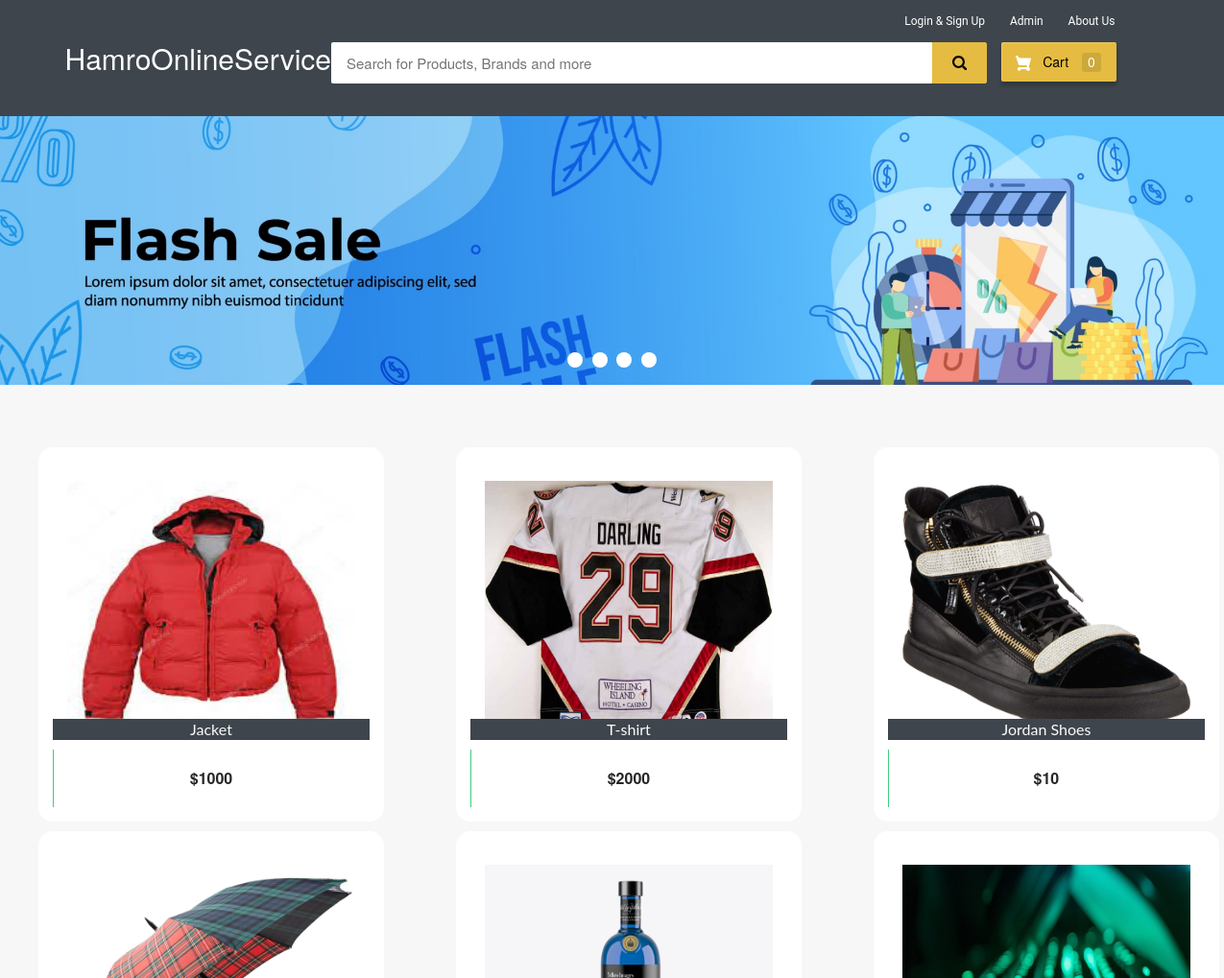
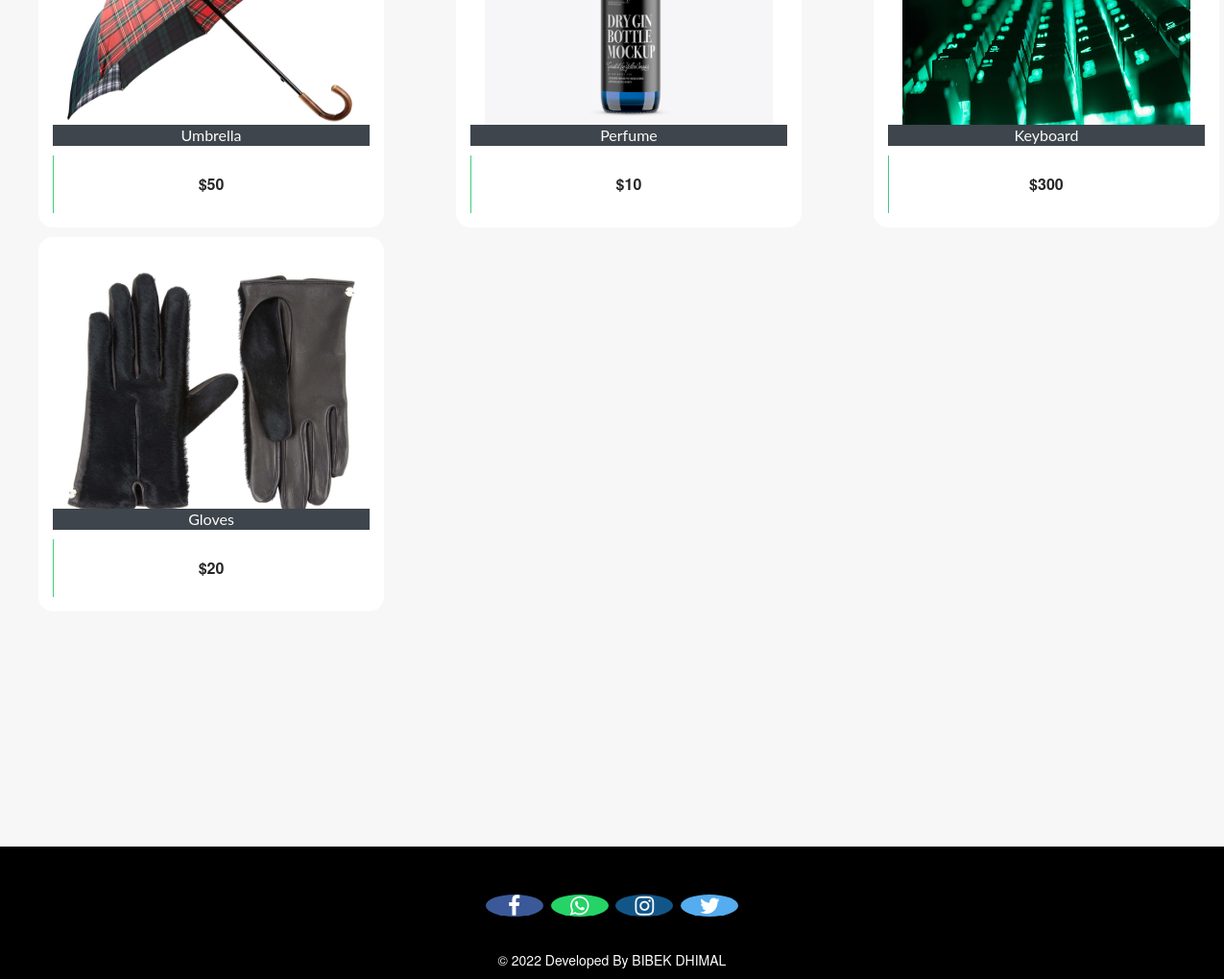
The page / on the database its author committed (2 pictures, top to bottom).
### ecom/models.py (models this page shows, shortened)
class Product(models.Model):
    name=models.CharField(max_length=40)
    product_image= models.ImageField(upload_to='product_image/',null=True,blank=True)
    price = models.PositiveIntegerField()
    description=models.CharField(max_length=40)

### ecom/views.py (the view)
# urls.py: path('',views.home_view,name=''),
def home_view(request):
    products=models.Product.objects.all()
    if 'product_ids' in request.COOKIES:
        product_ids = request.COOKIES['product_ids']
        counter=product_ids.split('|')
        product_count_in_cart=len(set(counter))
    else:
        product_count_in_cart=0
    if request.user.is_authenticated:
        return HttpResponseRedirect('afterlogin')
    return render(request,'ecom/index.html',{'products':products,'product_count_in_cart':product_count_in_cart})

### templates/ecom/index.html (shortened to what this page needs)
{% extends 'ecom/homebase.html' %}
{% load static %}
{% block content %}
<div class="row">
  <div class="col-md-12">
    <div class="slider-container">
      <div class="menu">
        <label for="slide-dot-1"></label>
        <label for="slide-dot-2"></label>
        <label for="slide-dot-3"></label>
        <label for="slide-dot-4"></label>
      </div>
        <div class="slide slide-1"></div>
    </div>
  </div>
</div>
{%if products%}
<br>
  <div class="row">
      {% for p in products %}
      <div class="column">
      <div class="container page-wrapper" style="width: 450px;">
        <div class="page-inner">
          <div class="row">
            <div class="el-wrapper">
              <div class="box-up">
                <img class="img" src="{% static p.product_image.url %}" alt="product pic" height="300px" width="300px">
                <div class="img-info">
                  <div class="info-inner">
                    <span style="background-color:#3e454c; color:fbfbfb;"class="p-company">{{p.name}}</span>
                  </div>
                </div>
              </div>
              <div class="box-down">
                <a class="cart" href="{% url 'add-to-cart' p.id  %}">
                  <span class="price">${{p.price}}</span>
                  <span class="add-to-cart">
                    <span class="txt"><i class="fa fa-shopping-cart"></i> Add To Cart</span>
                  </span>
                </a>
              </div>
            </div>
          </div>
        </div>
      </div>
      </div>
{% if forloop.counter|divisibleby:"3" %}
    </div>
    <div class="row">
          <br><br><br><br><br>
{% endif %}
  {% endfor %}
</div>
{%else%}
<h3 style="text-align:center; color:#3E454C;">No Search Found</h3>
{%endif%}
<br><br><br>
<br><br><br><br><br><br><br><br><br><br><br><br>
{% endblock content %}

### templates/ecom/homebase.html (shortened to what this page needs)
<html>
{% load static %}
<head>
<link rel="stylesheet" href="https://maxcdn.bootstrapcdn.com/bootstrap/3.3.0/css/bootstrap.min.css">
<link rel="stylesheet" href="https://maxcdn.bootstrapcdn.com/font-awesome/4.7.0/css/font-awesome.min.css">
</head>
<body>
  {%if request.user.is_authenticated%}
    {% include "ecom/customer_navbar.html" %}
  {%else%}
  <div id="navbar">
    <div class="container">
        <div class="row row1">
            <ul class="largenav pull-right">
              <li class="upper-links dropdown"><a class="links" href="">Login & Sign Up</a>
              </li>
                <li class="upper-links"><a class="links" href="/adminclick">Admin</a></li>
                <li class="upper-links"><a class="links" href="/aboutus">About Us</a></li>
            </ul>
        </div>
        <div class="row row2">
            <div class="col-sm-3">
                <h2 style="margin:0px;"><a style="text-decoration:none; color:white;" href="/"><span class="largenav">HamroOnlineService </span></a></h2>
            </div>
            <div class="navbar-search smallsearch col-sm-7 col-xs-11">
              <form  action="/search" method="get">
                <div class="row"> <input class="navbar-input col-xs-11" type="search" placeholder="Search for Products, Brands and more" name="query" id="query">
                  <button class="navbar-button col-xs-1" type="submit">
                  </button>
                </div>
              </form>
            </div>
            <div class="cart1 largenav col-sm-2"> <a class="cart-button" href="/cart">  Cart <span class="item-number ">{{ product_count_in_cart }}</span> </a> </div>
        </div>
    </div>
</div>
  {%endif%}
{% block content %}
{% endblock content %}
<br><br><br>
<footer>
  <br>
  <p>
    <a href="#" class="fa fa-facebook"></a>
    <a href="#" class="fa fa-whatsapp"></a>
    <a href="#" class="fa fa-instagram"></a>
    <a href="#" class="fa fa-twitter"></a>
  </p>
  <br>
  <div class="container">
    <div class="row">
      <div class="col-md-12 col-sm-12">
        <div style="color:#ffffff;" class="wow fadeInUp footer-copyright">
          <p>
            &copy; 2022 Developed By BIBEK DHIMAL </p>
        </div>
      </div>
    </div>
  </div>
</footer>
</body>
</html>

### templates/ecom/homebase.html (style rules this page uses)
body { background-color: #f7f7f7; }
#navbar { background-color: #3e454c; color: black; }
.row1 { padding-top: 10px; padding-right: 50px }
.row2 { padding-bottom: 20px }
.navbar-input { padding: 11px 16px; border-radius: 2px 0 0 2px; border: 0 none; outline: 0 none; font-size: 15px }
.navbar-button { background-color: #e5bc41; border: 1px solid #e5bc41; border-radius: 0 2px 2px 0; color: #565656; padding: 10px 0; height: 43px; cursor: pointer }
.cart-button { background-color: #E5BC41; box-shadow: 0 4px 4px 0 rgba(0, 0, 0, .23), inset 1px 1px 0 0 hsla(0, 0%, 100%, .2); padding: 10px 0; text-align: center; height: 41px; border-radius: 2px; font-weight: 500; width: 120px; display: inline-block; color: #FFFFFF; text-decoration: none; color: inherit; border: none; outline: none }
.cart-svg { display: inline-block; width: 16px; height: 16px; vertical-align: middle; margin-right: 8px }
.item-number { border-radius: 3px; background-color: rgba(0, 0, 0, .1); height: 20px; padding: 3px 6px; font-weight: 500; display: inline-block; color: #fff; line-height: 12px; margin-left: 10px }
.upper-links { display: inline-block; padding: 0 11px; line-height: 23px; font-family: 'Roboto', sans-serif; letter-spacing: 0; color: inherit; border: none; outline: none; font-size: 12px }
.dropdown { position: relative; display: inline-block; margin-bottom: 0px }
.links { color: #fff; text-decoration: none }
.largenav { display: none }
.smallsearch { margin-left: 15px; margin-top: 15px }
.menu { cursor: pointer }
footer { padding: 0px 0px 0px 0px; background-color: black; margin: 0px; }
.fa { font-size: 23px; width: 60px; text-align: center; text-decoration: none; margin: 5px 2px; border-radius: 50%; }
.fa-facebook { background: #3B5998; color: white; margin-top: 30px; }
.fa-whatsapp { background: #25d366; color: white; }
.fa-twitter { background: #55ACEE; color: white; }
.fa-instagram { background: #125688; color: white; }
p { text-align: center; }
@media screen and (min-width: 768px) { .largenav { display: block } }
@media screen and (min-width: 768px) { .smallsearch { margin: 0px } }

### rows shown on the page
Product: product_image (picture), name "Jacket", price "1000"
Product: product_image (picture), name "T-shirt", price "2000"
Product: product_image (picture), name "Jordan Shoes", price "10"
Product: product_image (picture), name "Umbrella", price "50"
Product: product_image (picture), name "Perfume", price "10"
Product: product_image (picture), name "Keyboard", price "300"
Product: product_image (picture), name "Gloves", price "20"

### other values the page prints
{{ product_count_in_cart }} "0"
